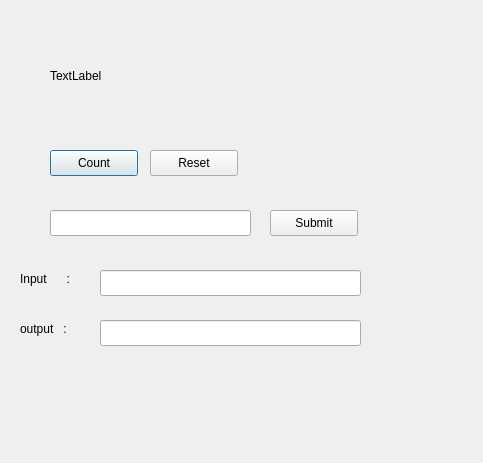
<?xml version="1.0" encoding="UTF-8"?>
<ui version="4.0">
 <class>Dialog</class>
 <widget class="QDialog" name="Dialog">
  <property name="geometry">
   <rect>
    <x>0</x>
    <y>0</y>
    <width>483</width>
    <height>463</height>
   </rect>
  </property>
  <property name="windowTitle">
   <string>Dialog</string>
  </property>
  <widget class="QLabel" name="label">
   <property name="geometry">
    <rect>
     <x>50</x>
     <y>60</y>
     <width>311</width>
     <height>31</height>
    </rect>
   </property>
   <property name="text">
    <string>TextLabel</string>
   </property>
  </widget>
  <widget class="QPushButton" name="countButton">
   <property name="geometry">
    <rect>
     <x>50</x>
     <y>150</y>
     <width>88</width>
     <height>26</height>
    </rect>
   </property>
   <property name="text">
    <string>Count</string>
   </property>
  </widget>
  <widget class="QPushButton" name="resetButton">
   <property name="geometry">
    <rect>
     <x>150</x>
     <y>150</y>
     <width>88</width>
     <height>26</height>
    </rect>
   </property>
   <property name="text">
    <string>Reset</string>
   </property>
  </widget>
  <widget class="QLineEdit" name="lineEdit">
   <property name="geometry">
    <rect>
     <x>50</x>
     <y>210</y>
     <width>201</width>
     <height>26</height>
    </rect>
   </property>
  </widget>
  <widget class="QPushButton" name="submitButton">
   <property name="geometry">
    <rect>
     <x>270</x>
     <y>210</y>
     <width>88</width>
     <height>26</height>
    </rect>
   </property>
   <property name="text">
    <string>Submit</string>
   </property>
  </widget>
  <widget class="QLineEdit" name="inputLine">
   <property name="geometry">
    <rect>
     <x>100</x>
     <y>270</y>
     <width>261</width>
     <height>26</height>
    </rect>
   </property>
  </widget>
  <widget class="QLineEdit" name="outputLine">
   <property name="geometry">
    <rect>
     <x>100</x>
     <y>320</y>
     <width>261</width>
     <height>26</height>
    </rect>
   </property>
  </widget>
  <widget class="QLabel" name="label_2">
   <property name="geometry">
    <rect>
     <x>20</x>
     <y>270</y>
     <width>66</width>
     <height>18</height>
    </rect>
   </property>
   <property name="text">
    <string>Input      :</string>
   </property>
  </widget>
  <widget class="QLabel" name="label_3">
   <property name="geometry">
    <rect>
     <x>20</x>
     <y>320</y>
     <width>66</width>
     <height>18</height>
    </rect>
   </property>
   <property name="text">
    <string>output   :</string>
   </property>
  </widget>
 </widget>
 <resources/>
 <connections/>
</ui>
